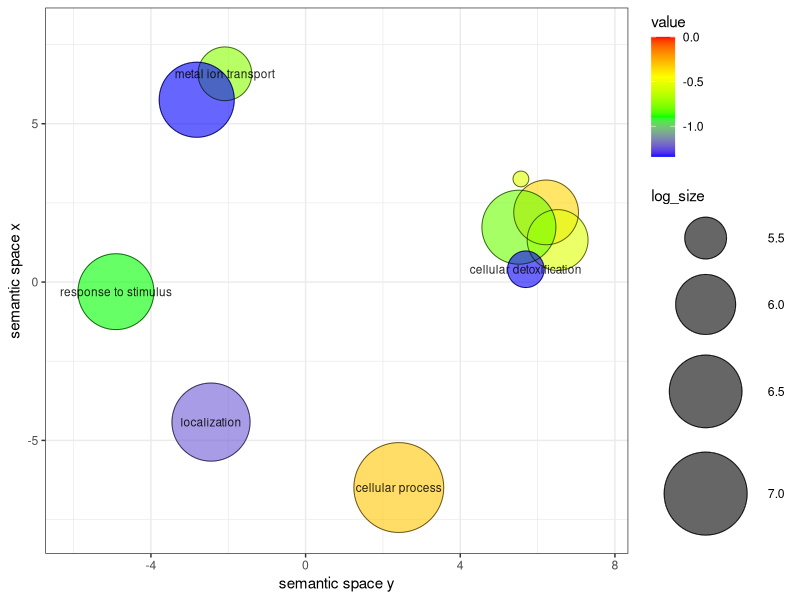

Source code (R):
# A plotting R script produced by the Revigo server at http://revigo.irb.hr/
# If you found Revigo useful in your work, please cite the following reference:
# Supek F et al. "REVIGO summarizes and visualizes long lists of Gene Ontology
# terms" PLoS ONE 2011. doi:10.1371/journal.pone.0021800

# --------------------------------------------------------------------------
# If you don't have the ggplot2 package installed, uncomment the following line:
# install.packages( "ggplot2" );
library( ggplot2 );

# --------------------------------------------------------------------------
# If you don't have the scales package installed, uncomment the following line:
# install.packages( "scales" );
library( scales );

# --------------------------------------------------------------------------
# Here is your data from Revigo. Scroll down for plot configuration options.

revigo.names <- c("term_ID","description","frequency","plot_X","plot_Y","log_size","value","uniqueness","dispensability");
revigo.data <- rbind(c("GO:0006950","response to stress",4.90663876400189,6.220122288301623,2.200526859328018,6.168838538858752,-0.34561165880942746,0.5467213347080293,0.51550886),
c("GO:0006979","response to oxidative stress",0.5712981471310761,5.568572190133714,3.256033351998798,5.23491950292478,-0.5470120941061491,0.6320993157176307,0.32943569),
c("GO:0009987","cellular process",79.12519251933975,2.4106796813296762,-6.489034933997437,7.376368956838209,-0.3089777741005573,1,-0),
c("GO:0030001","metal ion transport",2.081427431784025,-2.0878601382430517,6.577015643056866,5.796416126855009,-0.7533266533060027,0.9164041429263501,-0),
c("GO:0042221","response to chemical",3.5497133630507625,6.517935906008729,1.3262649713977765,6.028247851305722,-0.5427465445308218,0.5612838659421844,0.40359782),
c("GO:0050896","response to stimulus",14.674014998147983,-4.905124754077996,-0.3035257675620955,6.644603215942828,-0.8939451599062136,1,-0),
c("GO:0051179","localization",18.792076186036212,-2.4461483190438185,-4.421923531767932,6.75202900021518,-1.2303051936903844,1,-0),
c("GO:0051716","cellular response to stimulus",12.016805727629972,5.516818532157661,1.7327307191472103,6.557843319194743,-0.8040533246194013,0.5024186880187855,0.63796693),
c("GO:0055085","transmembrane transport",13.53545668727302,-2.81571422633432,5.758084615409816,6.609527179077396,-1.3413590941775742,0.9069630320488661,0.46981001),
c("GO:1990748","cellular detoxification",0.8428541930100178,5.696229833605236,0.404190963829058,5.403808324413346,-1.3398557839211127,0.48429752495213996,0));

one.data <- data.frame(revigo.data);
names(one.data) <- revigo.names;
one.data <- one.data [(one.data$plot_X != "null" & one.data$plot_Y != "null"), ];
one.data$plot_X <- as.numeric( as.character(one.data$plot_X) );
one.data$plot_Y <- as.numeric( as.character(one.data$plot_Y) );
one.data$log_size <- as.numeric( as.character(one.data$log_size) );
one.data$value <- as.numeric( as.character(one.data$value) );
one.data$frequency <- as.numeric( as.character(one.data$frequency) );
one.data$uniqueness <- as.numeric( as.character(one.data$uniqueness) );
one.data$dispensability <- as.numeric( as.character(one.data$dispensability) );
#head(one.data);


# --------------------------------------------------------------------------
# Names of the axes, sizes of the numbers and letters, names of the columns,
# etc. can be changed below

p1 <- ggplot( data = one.data );
p1 <- p1 + geom_point( aes( plot_X, plot_Y, colour = value, size = log_size), alpha = I(0.6) );
p1 <- p1 + scale_colour_gradientn( colours = c("blue", "green", "yellow", "red"), limits = c( min(one.data$value), 0) );
p1 <- p1 + geom_point( aes(plot_X, plot_Y, size = log_size), shape = 21, fill = "transparent", colour = I (alpha ("black", 0.6) ));
p1 <- p1 + scale_size( range=c(5, 30)) + theme_bw(); # + scale_fill_gradientn(colours = heat_hcl(7), limits = c(-300, 0) );
ex <- one.data [ one.data$dispensability < 0.15, ];
p1 <- p1 + geom_text( data = ex, aes(plot_X, plot_Y, label = description), colour = I(alpha("black", 0.85)), size = 3 );
p1 <- p1 + labs (y = "semantic space x", x = "semantic space y");
p1 <- p1 + theme(legend.key = element_blank()) ;
one.x_range = max(one.data$plot_X) - min(one.data$plot_X);
one.y_range = max(one.data$plot_Y) - min(one.data$plot_Y);
p1 <- p1 + xlim(min(one.data$plot_X)-one.x_range/10,max(one.data$plot_X)+one.x_range/10);
p1 <- p1 + ylim(min(one.data$plot_Y)-one.y_range/10,max(one.data$plot_Y)+one.y_range/10);


# --------------------------------------------------------------------------
# Output the plot to screen
pdf( file="S_T2_VS_T3_scatterplot.pdf", width=16, height=9 ) 
p1
dev.off()

